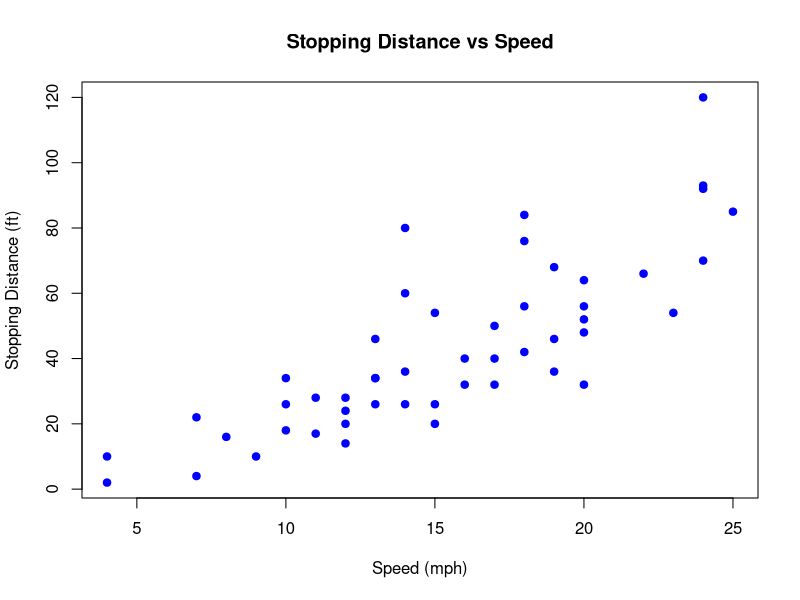
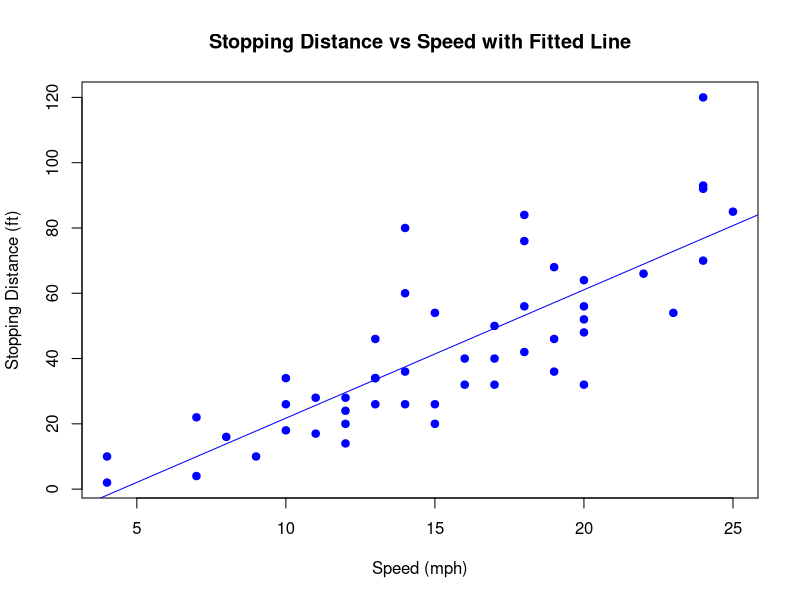
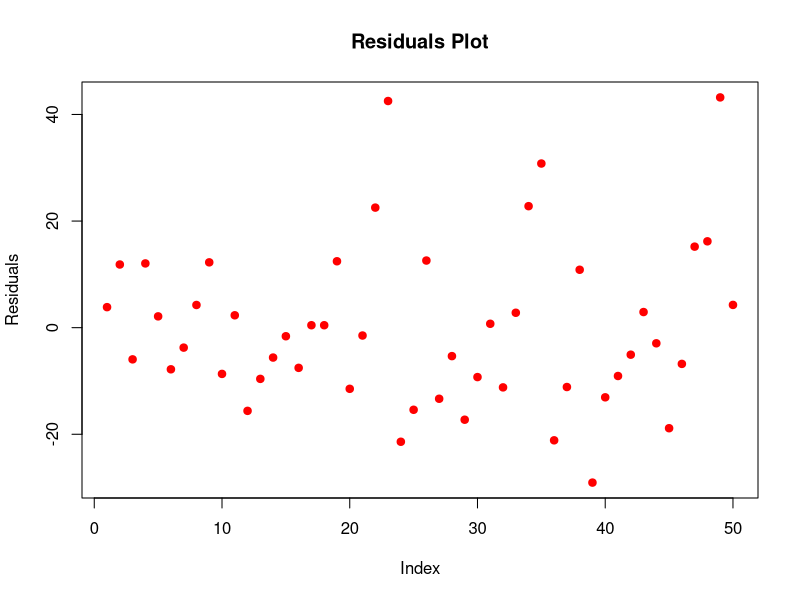
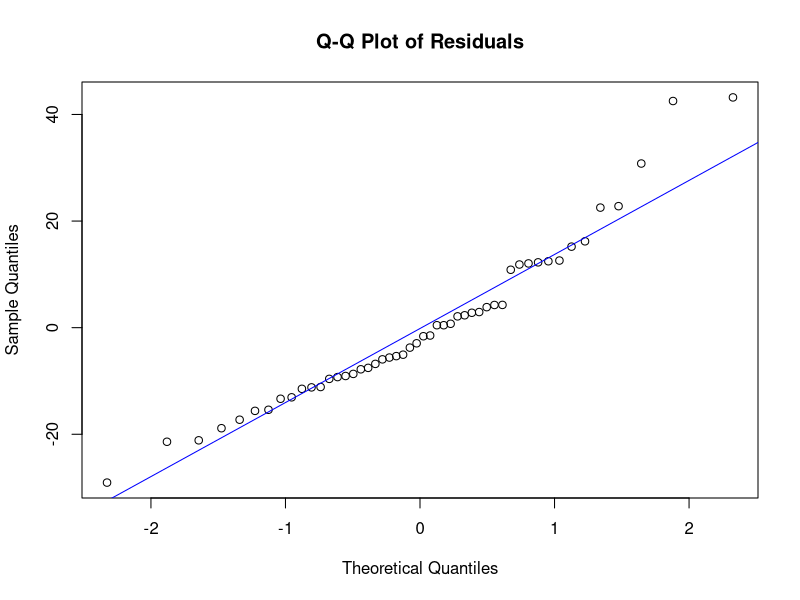
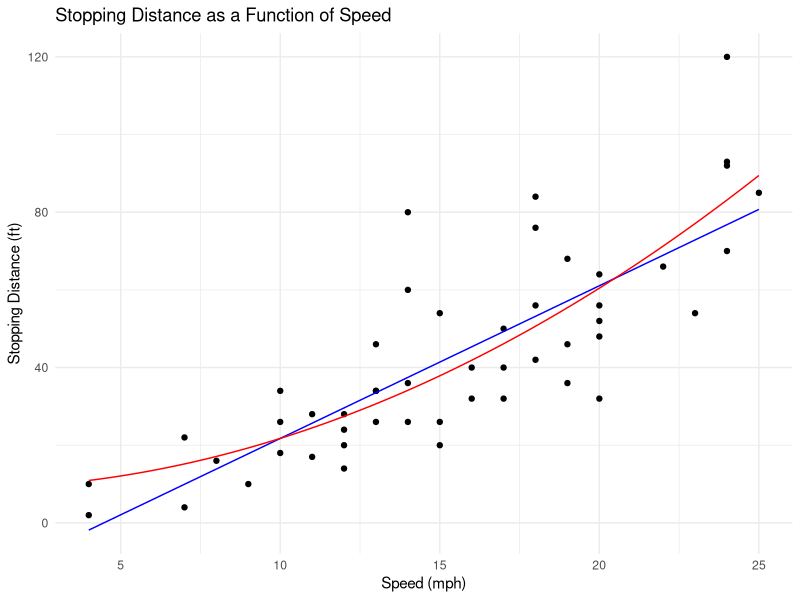
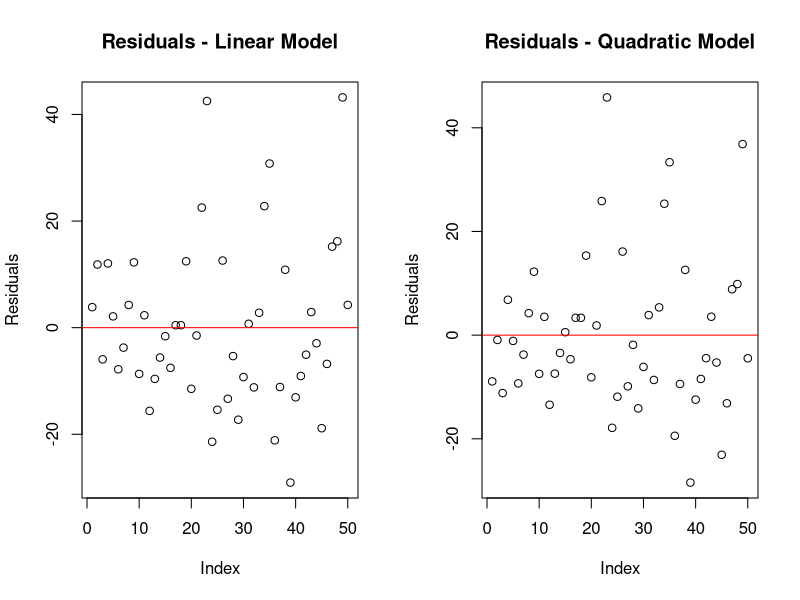
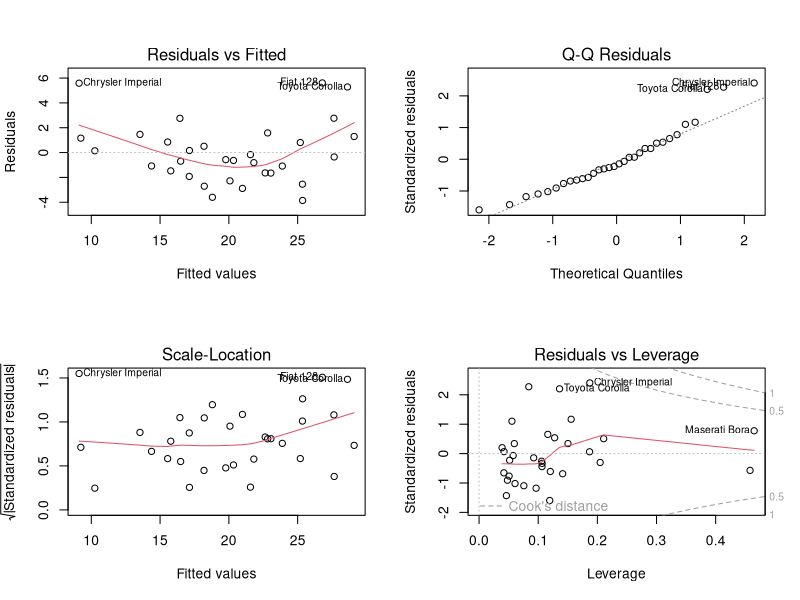

Write R code to recreate these figures, in order.
## ---- chunk 1
data(cars)
head(cars)
## ---- chunk 2

#TODO: code goes here.
# Load the 'cars' dataset
data(cars)

# Scatter plot: stopping distance (y) vs. speed (x)
plot(cars$speed, cars$dist, 
     main = "Stopping Distance vs Speed", 
     xlab = "Speed (mph)", 
     ylab = "Stopping Distance (ft)", 
     pch = 19, col = "blue")



## ---- chunk 3

#TODO: code goes here.
# Fit a linear regression model
model <- lm(dist ~ speed, data = cars)

# Display the summary of the model
summary(model)



## ---- chunk 4

# TODO: code goes here.
# Scatter plot of the data
plot(cars$speed, cars$dist, 
     main = "Stopping Distance vs Speed with Fitted Line", 
     xlab = "Speed (mph)", 
     ylab = "Stopping Distance (ft)", 
     pch = 19, col = "blue")

# Add the fitted line (using the coefficients from the model)
abline(model, col = "blue")


## ---- chunk 5

#TODO: code goes here.
# Plotting the residuals
plot(model$residuals, 
     main = "Residuals Plot", 
     xlab = "Index", 
     ylab = "Residuals", 
     pch = 19, col = "red")

# Q-Q plot to check normality of residuals
qqnorm(model$residuals, main = "Q-Q Plot of Residuals")
qqline(model$residuals, col = "blue")


## ---- chunk 6

#TODO: Code goes here
# View the summary of the linear regression model
summary(model)

## ---- chunk 7

# TODO: code goes here.

# Fit the model where stopping distance is predicted by speed^2
model_squared <- lm(dist ~ I(speed^2), data = cars)

# View the summary of the new model
summary(model_squared)



## ---- chunk 8

# TODO: code goes here.
# Load the required library
library(ggplot2)

# Create a sequence of x values (speed) from 4 to 25
x <- seq(4, 25, length.out = 100)

# Predict stopping distance using the original linear model (from Part b)
y_linear <- predict(model, newdata = data.frame(speed = x))

# Predict stopping distance using the squared speed model (from Part c)
y_squared <- predict(model_squared, newdata = data.frame(speed = x))

# Create a data frame for the predicted values (for the lines)
pred_data <- data.frame(speed = x, y_linear = y_linear, y_squared = y_squared)

# Create the scatter plot and add both regression lines
ggplot(cars, aes(x = speed, y = dist)) +
  geom_point() + # scatter plot of the data
  geom_line(data = pred_data, aes(x = speed, y = y_linear), color = "blue") + # blue line for original linear model
  geom_line(data = pred_data, aes(x = speed, y = y_squared), color = "red") + # red line for squared speed model
  labs(title = "Stopping Distance as a Function of Speed",
       x = "Speed (mph)",
       y = "Stopping Distance (ft)") +
  theme_minimal()



## ---- chunk 9

#TODO: code goes here.
# Compare the two models
summary(model)          # Linear model
summary(model_squared)  # Quadratic model

# Residual Standard Error (RSE)
rse_linear <- summary(model)$sigma
rse_squared <- summary(model_squared)$sigma

# R-squared values
r2_linear <- summary(model)$r.squared
r2_squared <- summary(model_squared)$r.squared

# Compare residuals visually
par(mfrow = c(1, 2))
plot(residuals(model), main = "Residuals - Linear Model", ylab = "Residuals", xlab = "Index")
abline(h = 0, col = "red")
plot(residuals(model_squared), main = "Residuals - Quadratic Model", ylab = "Residuals", xlab = "Index")
abline(h = 0, col = "red")

# Output the comparison
list(
  RSE_linear = rse_linear,
  RSE_squared = rse_squared,
  R2_linear = r2_linear,
  R2_squared = r2_squared
)


## ---- chunk 10
names(mtcars)
## ---- chunk 11

#TODO: code goes here for model 1
model1 <- lm(mpg ~ hp, data = mtcars)
summary(model1)

## ---- chunk 12

#TODO: code goes here for model 2
model2 <- lm(mpg ~ wt, data = mtcars)
summary(model2)

## ---- chunk 13

#TODO: code goes here for model 3
model3 <- lm(mpg ~ qsec, data = mtcars)
summary(model3)

## ---- chunk 14

#TODO: code goes here for model 1
model1 <- lm(mpg ~ hp + wt, data = mtcars)
summary(model1)

## ---- chunk 15

#TODO: code goes here for model 2
model2 <- lm(mpg ~ hp + qsec, data = mtcars)
summary(model2)

## ---- chunk 16

#TODO: code goes here for model 3
model3 <- lm(mpg ~ wt + qsec, data = mtcars)
summary(model3)

## ---- chunk 17

#TODO: code goes here.
# Multiple regression model with all three predictors: hp, wt, qsec
model_all <- lm(mpg ~ hp + wt + qsec, data = mtcars)

# Summary of the model to see RSE and R-squared
summary(model_all)


## ---- chunk 18

#TODO: code goes here.
# Fit the model with three predictors
model_all <- lm(mpg ~ hp + wt + qsec, data = mtcars)

# Diagnostic plots
par(mfrow = c(2, 2))  # Set up a 2x2 plotting layout

# Residuals vs Fitted values (for homoscedasticity and linearity)
plot(model_all, which = 1)

# Normal Q-Q plot (for normality of residuals)
plot(model_all, which = 2)

# Scale-Location plot (another test for homoscedasticity)
plot(model_all, which = 3)

# Residuals vs Leverage (to detect outliers)
plot(model_all, which = 5)


